Frame 1 (no input): blank canvas, image omitted
Frame 60 (no input): blank canvas, image omitted
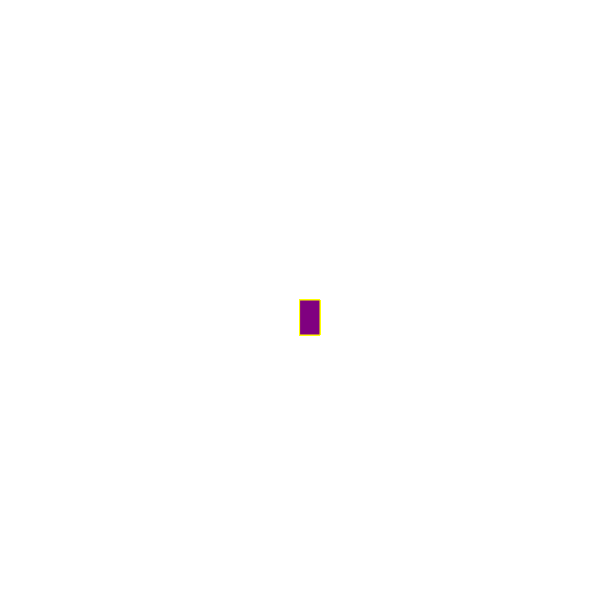
Frame 120 (the mouse pressed at the canvas centre since frame 60)

The p5.js sketch whose frames 1 and 60 were blank and that drew this single picture after the mouse press (run headless with seeded random() and noise() and a simulated clock; from frame 60 on, the mouse is pressed at the canvas centre):

// p5.js sketch
// ── sketch.js
function setup() {
    createCanvas(600, 600);
    background("white");
  }
  
  function draw() {
  
    stroke("yellow");
    fill("purple");
  
    //console.log(mouseIsPressed);
  
    if (mouseIsPressed) {
      rect(mouseX, mouseY, 20, 35);
    }
  }
